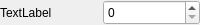
<?xml version="1.0" encoding="UTF-8"?>
<ui version="4.0">
 <class>SpinBox</class>
 <widget class="QWidget" name="SpinBox">
  <property name="geometry">
   <rect>
    <x>0</x>
    <y>0</y>
    <width>200</width>
    <height>25</height>
   </rect>
  </property>
  <property name="sizePolicy">
   <sizepolicy hsizetype="MinimumExpanding" vsizetype="Fixed">
    <horstretch>0</horstretch>
    <verstretch>0</verstretch>
   </sizepolicy>
  </property>
  <property name="sizeIncrement">
   <size>
    <width>50</width>
    <height>50</height>
   </size>
  </property>
  <property name="windowTitle">
   <string>Form</string>
  </property>
  <layout class="QGridLayout" name="gridLayout">
   <property name="leftMargin">
    <number>0</number>
   </property>
   <property name="topMargin">
    <number>0</number>
   </property>
   <property name="rightMargin">
    <number>0</number>
   </property>
   <property name="bottomMargin">
    <number>0</number>
   </property>
   <property name="spacing">
    <number>5</number>
   </property>
   <item row="0" column="0">
    <widget class="QLabel" name="spinBoxLabel">
     <property name="sizePolicy">
      <sizepolicy hsizetype="MinimumExpanding" vsizetype="Fixed">
       <horstretch>0</horstretch>
       <verstretch>0</verstretch>
      </sizepolicy>
     </property>
     <property name="minimumSize">
      <size>
       <width>25</width>
       <height>25</height>
      </size>
     </property>
     <property name="sizeIncrement">
      <size>
       <width>25</width>
       <height>25</height>
      </size>
     </property>
     <property name="text">
      <string>TextLabel</string>
     </property>
     <property name="wordWrap">
      <bool>true</bool>
     </property>
    </widget>
   </item>
   <item row="0" column="1">
    <widget class="QSpinBox" name="spinBox">
     <property name="sizePolicy">
      <sizepolicy hsizetype="MinimumExpanding" vsizetype="Fixed">
       <horstretch>0</horstretch>
       <verstretch>0</verstretch>
      </sizepolicy>
     </property>
     <property name="minimumSize">
      <size>
       <width>50</width>
       <height>25</height>
      </size>
     </property>
     <property name="maximumSize">
      <size>
       <width>200</width>
       <height>25</height>
      </size>
     </property>
    </widget>
   </item>
  </layout>
 </widget>
 <resources/>
 <connections/>
</ui>
